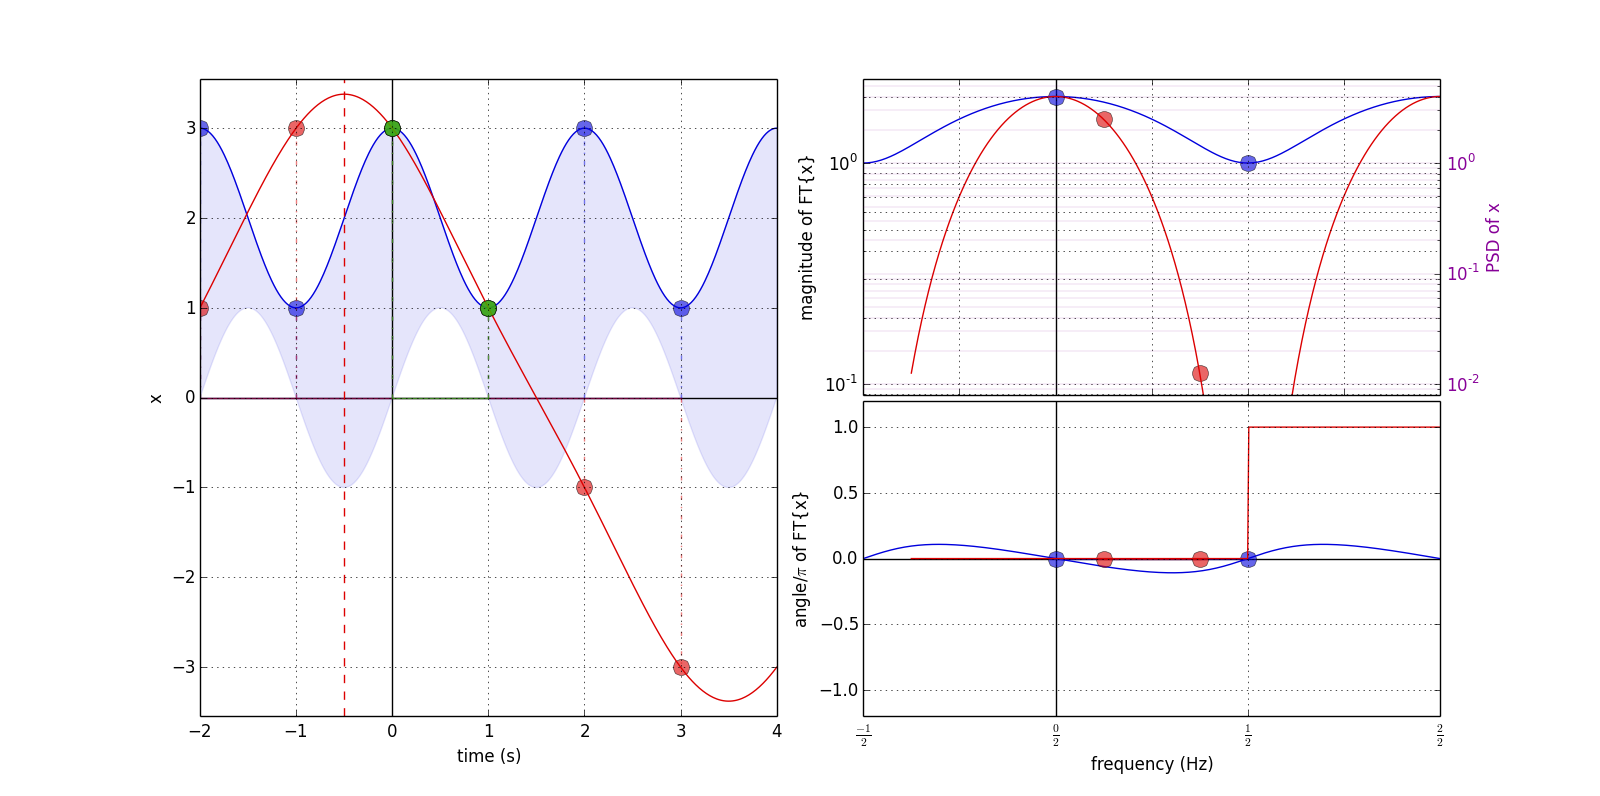

This chart was generated by the following Python code:
from matplotlib.pyplot import (close,figure,subplots_adjust,get_cmap,subplot,
                               stem,ylabel,xlabel,setp,plot,axhline,axvline,
                               grid,ylim,xlim,show,fill_between,yscale)
from numpy import (array,set_printoptions,linspace,arange,angle,pi,exp,cos,
                   imag,real,sqrt,concatenate)
#from cmath import * #why does this even exist?
from scipy.fftpack import dct

# numpy output options
set_printoptions(precision=2,suppress=True)



### Test sequences
sequences=[
# [0] periodic sequence at 1/2 Hz; try *1,2,3,4...
[3,1]*1,
# [1] without DC component
[-1,1]*4,
# [2] 1/4 Hz
[-1,1,1,-1]*2,
# [3] pretty!
[3,1,-3,7,3,1],
# [4]
[-3.,1,3,-1,-2,1,3,-3],
# [5] energy conservation!
[0]*10+[20]+[0]*9,
]
x=array(sequences[0],dtype=float)



### setting the range
N=len(x); tstart=-1*N; tend=2*N
t=linspace(tstart,tend,500) # continuous range
nrange=arange(tstart,tend) # discrete range
dctrange=arange(0+.25,N/2+.25,.5) # shifted range to compare the DCT and DFT



### Implementation of DFT, DCT type 4 and inverses
def mydft(f):
    """
    Function implementation of DFT:
    DFT{x[n]} = 1/N \sum_n x[n]e^{-j 2pi f n/N}, n=0...N
    Requires a global x[n].
    """
    mysum=0
    for n in arange(N):
        mysum+=x[n]*exp(-1j*2.*pi*f*n/N)/N
    return mysum
    
### unused list implementation
#mydft=zeros(N,dtype=complex)
#for k in arange(N):
#    for n in arange(N):
#        mydft[k]+=x[n]*exp(-1j*2.*pi*k*n/N)/N

def mydct4(f):
    """
    Function implementation of DCT type 4:
    DCT{x[n]} = 1/N \sum_n x[n]cos(pi(f+0.5)(n+0.5)/N), n=0...N
    Requires a global x[n].
    """
    mysum=0
    for n in arange(N):
        mysum+=x[n]/N*cos(pi*(f+.5)*(n+.5)/N)
    return mysum
    
### unused list implementation
#mydct4=zeros(N)
#for k in arange(N):
#    for n in arange(N):
#        mydct4[k]+=x[n]/N*cos(pi*(k+.5)*(n+.5)/N)

def myidft(t):
    """
    Function implementation of inverse DFT:
    IDFT{ DFT{x[n]} } = \sum_k DFT{x[n]}(k) e^{j 2pi k t/N}, k=0...N
    Reqquires a global mydft(f) function.
    """
    mysum=0
    for k in arange(N):
        mysum+=mydft(k)*exp(1j*2.*pi*k*t/N)
    return mysum

def myidct4(t):
    """
    Function implementation of inverse DCT type 4:
    IDCT{ DCT{x[n]} } = 2\sum_k DCT{x[n]}(k) cos(pi(k+0.5)(t+0.5)/N), k=0...N
    Requires a global mydct(f) function.
    """
    mysum=0
    for k in arange(N):
        mysum+=2*mydct4(k)*cos(pi*(k+.5)*(t+.5)/N)
    return mysum



### Analysis
# Console output of DCT types 1-4 and DFT
# Note: with scaling, I'm looking for factors that conserve 
# signal energy across domains.
print 'type 1:         ',dct(x,type=1)
print 'type 1 (scaled):',dct(x,type=1)*2/(1*N)
print 'type 2:         ',dct(x,type=2)
print 'type 2 (scaled):',dct(x,type=2)*2/(1*N)
print 'type 3:         ',dct(x,type=3)
print 'type 3 (scaled):',dct(x,type=3)*2/(1*N)
print 'type 4:         ',array(map(abs,map(mydct4,arange(N))))
print 'dft:            ',array(map(abs,map(mydft,arange(N))))



### Plotting
close('all')
myfig=figure(1,figsize=(16,8), dpi=120)
subplots_adjust(wspace=.15,hspace=0.02)
#spectral colors go from purple to red, 0 is black
dftcolor=get_cmap('nipy_spectral')(.2)[:3]
dctcolor=get_cmap('nipy_spectral')(.9)[:3]
originalcolor=get_cmap('nipy_spectral')(.6)[:3]
psdcolor=get_cmap('nipy_spectral')(.1)[:3]
show()

def myaxes():
    axhline(color='k')
    axvline(color='k')
    grid(which='both')
    
def freqaxis():
    xlabel('frequency (Hz)')
    xlim(-1,N)
    ax.set_xticks(arange(-1,N+1))
    ax.set_xticklabels([r'$\frac{'+str(n)+'}{'+str(N)+'}$' 
                        for n in arange(-1,N+1)])

def mystem(x,y,mycolor):
    markerline, stemlines, baseline = stem(x,y, '-.')
    setp(markerline,'markerfacecolor',mycolor+(.6,),'markersize',12)
    setp(stemlines,'color',mycolor+(.5,))
    setp(baseline,'color',mycolor+(.5,))

def myplot(x,y,mycolor):
    lines=plot(x,y,'-')
    setp(lines,'color',mycolor)



### Time domain plot
ax=subplot(121)
myaxes()

# DFT reconstruction
imx=imag(myidft(nrange))
print '\n||Im(IDFT{ DFT{x} })||=',sqrt(imx.dot(imx))
mystem(nrange,real(myidft(nrange)),dftcolor)
myplot(t,real(myidft(t)),dftcolor)
#myplot(t,imag(myidft(t)),[min(1,c+.5) for c in dftcolor])
fill_between(t,real(myidft(t)),imag(myidft(t)),alpha=0.1,color=dftcolor)

# DCT reconstruction
mystem(nrange,myidct4(nrange), dctcolor)
myplot(t,myidct4(t),dctcolor)
axvline(x=-.5,color=dctcolor,linewidth=1,linestyle='--')

# original
mystem(arange(N),x,originalcolor)

ylabel('x')
myscalemax=max(concatenate([myidct4(t),abs(myidft(t))]))
myscalemin=min(concatenate([myidct4(t),abs(myidft(t))]))
ylim(1.05*myscalemin,1.05*myscalemax)
xlabel('time (s)')
xlim(tstart,tend)



### Magnitude
ax=subplot(222)  
myaxes()

mystem(arange(N),map(abs,map(mydft,arange(N))),dftcolor)
myplot(t,map(abs,map(mydft,t)),dftcolor)
mystem(dctrange,map(abs,map(mydct4,arange(0,N))),dctcolor)
myplot(t/2+.25,map(abs,map(mydct4,t)),dctcolor)

ylabel('magnitude of FT{x}')
yscale('log')
myscalemax=max(concatenate([abs(mydct4(t)),abs(mydft(t))]))
myscalemin=min(abs(mydct4(nrange)))
ylim(.8*myscalemin,1.2*myscalemax)
xlim(-1,N)
setp(ax,xticklabels=[])
#freqaxis() # use the axes from the subplot below

#secondary scale for PSD
ax2=ax.twinx()
ylabel('PSD of x',color=psdcolor)
for label in ax2.get_yticklabels():
    label.set_color(psdcolor)
yscale('log')
ylim((.8*myscalemin)**2,(1.2*myscalemax)**2)
grid(which='both',color=psdcolor,linestyle='-',linewidth=.1)



### Angle
ax=subplot(224)
myaxes()

mystem(arange(N),map(lambda x:angle(mydft(x))/pi,arange(N)),dftcolor)
myplot(t,map(lambda x:angle(mydft(x))/pi,t),dftcolor)
mystem(dctrange,map(lambda x:angle(mydct4(x))/pi,arange(0,N)),dctcolor)
myplot(t/2+.25,map(lambda x:angle(mydct4(x))/pi,t),dctcolor)

ylabel('angle/$\pi$ of FT{x}')
ylim(-1.2,1.2)
freqaxis()



### unused PSD plot (not necessary since magnitude can simply be stretched)
#ax=subplot(223)
#myaxes()
#  
#def dftpsd(x):return abs(mydft(x))**2
#mystem(arange(N),map(dftpsd,arange(N)),dftcolor)
#myplot(t,map(dftpsd,t),dftcolor)
#
#def dctpsd(x):return abs(mydct4(x))**2
#mystem(dctrange,map(dctpsd,arange(0,N)),dctcolor)
#myplot(t/2+.25,map(dctpsd,t),dctcolor)
#
#ylabel('PSD of x')
#yscale('log')
#myscalemax=max(concatenate([abs(dctpsd(t)),abs(dftpsd(t))]))
#myscalemin=min(abs(dctpsd(nrange)))
#ylim(.8*myscalemin,1.2*myscalemax)
#freqaxis()
